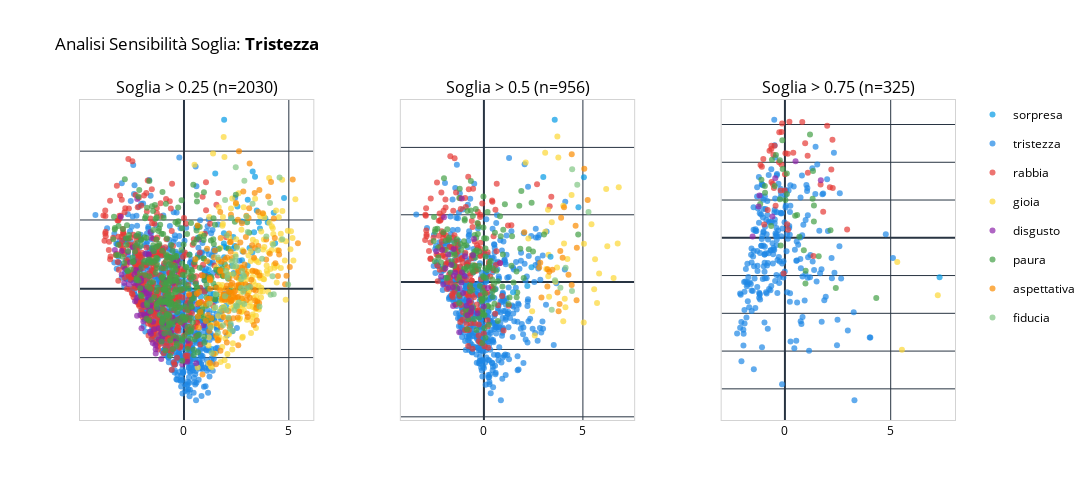

The cell this chart's notebook holds for it:
### Markdown cell above
### Tristezza

### Code cell
analizza_emozione_completa(df_words, 'tristezza')

### Figure 1 — Plotly figure (JSON) as saved in the notebook; plotly's stock layout.template omitted (floating-point values rounded to 4 significant figures; data arrays with more than 128 entries replaced by an {"elided": "..."} marker saying what was removed)
{"data": [{"hovertemplate": "<b>sorpresa</b><br>Parola: %{text}<br>PC1: %{x:.2f}<br>PC2: %{y:.2f}<extra></extra>", "legendgroup": "sorpresa", "marker": {"color": "#039BE5", "opacity": 0.7, "size": 6}, "mode": "markers", "name": "sorpresa", "showlegend": true, "text": ["????", "accadere", "arrossare", "artista", "attonito", "attribuire", "avvenimento", "cambiare", "capitare", "capriccio", "caso", "climatico", "contrordine", "creatura", "cronaca", "destrutturazione", "disturbare", "ereditare", "esclamazione", "esito", "esplosivo", "estrazione", "folgorare", "folla", "gesto", "immigrato", "impressionare", "imprevisto", "improvviso", "imputata", "inaspettato", "inatteso", "inciampare", "incontrare", "incredibile", "indagare", "inimmaginabile", "instante", "invisibile", "involontariamente", "laggiù", "lampo", "lettera", "mah", "maschera", "notizia", "palcoscenico", "piega", "retroscena", "ridimensionamento", "rinvenire", "sbandata", "scattare", "sconcerto", "sconvolgere", "scoperta", "segno", "sentire", "singhiozzo", "sognato", "sorte", "sostituire", "spiriti", "stangata", "stravolgere", "stravolto", "strepitare", "stupirsi", "suscitare", "tacco", "troppo", "udire", "vabbè", "verbale"], "x": [0.7969, 3.995, 0.9878, 3.879, 0.35, 3.038, 2.024, 3.471, 1.275, 1.394, 2.154, 1.33, 2.799, 4.772, 0.7999, 2.197, 0.2472, 3.067, 2.549, 3.277, 0.2608, 3.259, -0.04056, 1.903, 1.913, 2.224, 2.767, 1.062, 1.171, 0.4562, 2.357, 3.623, 0.9942, 4.28, 3.388, 1.492, 1.915, 2.127, 0.2485, 0.2453, 2.685, 2.251, 2.759, 0.5378, 0.5731, 2.423, 4.346, 1.046, 1.655, 0.8585, 1.312, 1.181, 1.213, 0.6661, 0.5911, 3.126, 3.041, 2.28, 0.1968, 3.344, 2.163, 1.41, 1.17, -0.6431, 3.572, 1.269, 1.913, 1.905, 2.352, 2.011, 1.761, 1.465, 1.564, 0.6189], "y": [0.01517, 1.925, 0.4924, 2.051, -0.06727, 0.6765, 1.19, 2.278, 0.7243, -0.6161, -0.09434, 0.9636, 1.08, 2.638, -0.2298, 0.006554, 0.001017, 0.07866, 2.388, 3.409, 0.9987, 1.057, 0.3027, 1.318, 1.229, -1.058, 0.8267, 1.107, 0.4036, -1.865, 1.17, 1.754, 0.4616, 2.213, 3.255, 3.348, 4.913, 0.392, -0.8764, -1.213, 0.3512, 2.057, 1.954, -1.536, 0.1618, 1.246, 1.32, -1.081, -0.2926, -0.4694, -1.753, 0.5509, 0.7638, 1.481, 1.776, 1.182, 2.586, 0.6688, -1.413, 1.646, -0.3692, -0.1481, 0.4061, 0.9209, 1.935, -0.1465, 0.9147, 1.612, 1.502, -0.4914, 0.7384, -0.8729, -0.3375, -0.5935], "type": "scatter", "xaxis": "x", "yaxis": "y"}, {"hovertemplate": "<b>tristezza</b><br>Parola: %{text}<br>PC1: %{x:.2f}<br>PC2: %{y:.2f}<extra></extra>", "legendgroup": "tristezza", "marker": {"color": "#1E88E5", "opacity": 0.7, "size": 6}, "mode": "markers", "name": "tristezza", "showlegend": true, "text": {"elided": "676 str values"}, "x": {"elided": "676 float values"}, "y": {"elided": "676 float values"}, "type": "scatter", "xaxis": "x", "yaxis": "y"}, {"hovertemplate": "<b>rabbia</b><br>Parola: %{text}<br>PC1: %{x:.2f}<br>PC2: %{y:.2f}<extra></extra>", "legendgroup": "rabbia", "marker": {"color": "#E53935", "opacity": 0.7, "size": 6}, "mode": "markers", "name": "rabbia", "showlegend": true, "text": {"elided": "433 str values"}, "x": {"elided": "433 float values"}, "y": {"elided": "433 float values"}, "type": "scatter", "xaxis": "x", "yaxis": "y"}, {"hovertemplate": "<b>gioia</b><br>Parola: %{text}<br>PC1: %{x:.2f}<br>PC2: %{y:.2f}<extra></extra>", "legendgroup": "gioia", "marker": {"color": "#FDD835", "opacity": 0.7, "size": 6}, "mode": "markers", "name": "gioia", "showlegend": true, "text": {"elided": "186 str values"}, "x": {"elided": "186 float values"}, "y": {"elided": "186 float values"}, "type": "scatter", "xaxis": "x", "yaxis": "y"}, {"hovertemplate": "<b>disgusto</b><br>Parola: %{text}<br>PC1: %{x:.2f}<br>PC2: %{y:.2f}<extra></extra>", "legendgroup": "disgusto", "marker": {"color": "#8E24AA", "opacity": 0.7, "size": 6}, "mode": "markers", "name": "disgusto", "showlegend": true, "text": ["aberrante", "abietto", "abominevole", "acido", "acqua_stagnante", "alcolismo", "anfetamine", "antisportivo", "attorcigliare", "avvoltoio", "berlusconiano", "bruttezza", "bruttura", "burocratico", "buttare", "cagata", "cesso", "contrarre", "diarrea", "discarica", "disdicevole", "disgusto", "disprezzo", "dissacralità", "espellere", "falsa", "fango", "fastidioso", "fattone", "fingere", "fogna", "goloso", "grassa", "ignorare", "illegale", "immangiabile", "immondizia", "impuro", "inaudito", "indecente", "indecenza", "infastidire", "infimità", "infimo", "inorridire", "lucrare", "macabro", "marcio", "marcire", "marciume", "merda", "nausea", "nauseante", "nauseare", "oscenità", "parlamento", "perfidia", "pessimo", "peste", "pidocchio", "pippare", "provincia", "puttaniere", "raccapricciante", "raffreddore", "razione", "repellente", "repulsivo", "restringere", "sbronza", "scabroso", "scadere", "scarico", "schifato", "sdegno", "setta", "sfottere", "snob", "sordido", "spacciare", "sporca", "sporcizia", "sporco", "spregevole", "spregio", "sputo", "squallido", "stomachevole", "trauma", "troione", "umiliazione", "vaiolo", "vergognosa", "verme", "vigliacco", "virus", "vizio", "voltastomaco", "vomitare", "vomito", "zoccola"], "x": [-1.609, -1.935, -2.394, -1.904, -1.037, -2.968, -0.8169, -1.591, -0.7588, -1.69, -0.2237, -0.4982, -1.728, -1.091, -1.204, 0.7079, -1.488, 0.3691, -2.813, -0.6109, -0.3861, -0.913, -2.365, -1.637, 0.19, -1.696, -2.077, -1.82, -1.685, -2.573, -1.572, -0.6521, 0.01821, -0.8057, -2.449, -0.3905, 0.4682, -0.9817, -0.4693, -1.93, -1.265, -1.897, -1.69, -2.296, -1.597, -0.5058, -2.089, -2.024, -2.855, -1.085, -0.9474, -1.076, -2.045, -1.997, -0.5188, -0.9755, -1.563, -0.5434, -3.297, -1.781, -2.636, 0.5835, -2.238, -2.663, -1.197, 0.9241, -0.4627, -2.232, -0.67, -0.322, 0.2985, 0.1585, -0.3735, -0.9707, -1.47, -3.017, -1.67, -1.348, -1.366, -2.397, -1.662, -1.655, -1.351, -2.036, -1.613, -1.941, -2.333, -0.9423, -2.228, -1.478, -2.971, -0.8581, -1.271, -0.2784, -0.08382, -1.837, -0.163, -1.019, -1.421, -2.184, -1.578], "y": [-0.5453, -0.9504, 0.799, -0.7439, -1.402, 0.4149, -0.3123, -0.6522, -1.105, -0.5474, 0.2071, -0.9563, -0.3133, -1.301, -1.145, 1.433, -1.576, -0.5559, 0.5726, -1.277, -0.9176, -1.324, 0.4205, -0.3269, -1.51, 0.9976, -0.7648, -0.7776, -0.6858, 0.7604, -1.308, -1.118, -1.048, -0.4209, 1.201, -1.437, -0.1417, -1.016, 0.2645, -0.07679, -0.3549, -0.02814, -0.2246, 0.5482, 1.654, 0.8672, 0.5664, -1.15, 0.1672, -2.039, -0.3127, -1.515, 0.2262, 0.01393, 0.1721, -0.4369, 1.487, -0.8434, 1.128, -0.1304, 0.1298, -2.168, -0.786, 1.066, -1.472, -1.067, 0.4512, -0.2592, -1.271, 0.8309, -0.4342, -2.12, -1.488, 0.2781, 1.106, 2.093, 0.9989, -1.878, -1.634, 0.1703, -0.12, -0.3006, -1.759, 0.3107, -1.247, -0.4714, -0.3655, -1.039, 2.61, -0.9548, 1.1, 0.2333, -0.5831, 0.68, -2.202, 1.016, -0.8828, -0.8911, -1.178, 0.1025, -0.4522], "type": "scatter", "xaxis": "x", "yaxis": "y"}, {"hovertemplate": "<b>paura</b><br>Parola: %{text}<br>PC1: %{x:.2f}<br>PC2: %{y:.2f}<extra></extra>", "legendgroup": "paura", "marker": {"color": "#43A047", "opacity": 0.7, "size": 6}, "mode": "markers", "name": "paura", "showlegend": true, "text": {"elided": "336 str values"}, "x": {"elided": "336 float values"}, "y": {"elided": "336 float values"}, "type": "scatter", "xaxis": "x", "yaxis": "y"}, {"hovertemplate": "<b>aspettativa</b><br>Parola: %{text}<br>PC1: %{x:.2f}<br>PC2: %{y:.2f}<extra></extra>", "legendgroup": "aspettativa", "marker": {"color": "#FB8C00", "opacity": 0.7, "size": 6}, "mode": "markers", "name": "aspettativa", "showlegend": true, "text": {"elided": "165 str values"}, "x": {"elided": "165 float values"}, "y": {"elided": "165 float values"}, "type": "scatter", "xaxis": "x", "yaxis": "y"}, {"hovertemplate": "<b>fiducia</b><br>Parola: %{text}<br>PC1: %{x:.2f}<br>PC2: %{y:.2f}<extra></extra>", "legendgroup": "fiducia", "marker": {"color": "#81C784", "opacity": 0.7, "size": 6}, "mode": "markers", "name": "fiducia", "showlegend": true, "text": ["aiutare", "aiuto", "anziana", "attenere", "attuale", "bisogno", "chirurgo", "conscio", "consulenza", "costante", "emigrante", "esprimere", "fondamentale", "gestire", "grandezza", "identificazione", "incidere", "incoraggiamento", "ingenuo", "labile", "legittimo", "lenitivo", "maestro", "mantenere", "marinaio", "mentale", "naturalmente", "necessità", "notaio", "patria", "percezione", "perdonare", "perdono", "preghiera", "prete", "professione", "psichiatra", "psicologia", "psicologo", "quotidianità", "rassicurare", "recente", "resistere", "rimediare", "riservato", "rotta", "saluto", "sanitario", "segreto", "sentimento", "settembre", "società", "sostegno", "spirituale", "strenua", "sì", "terapia", "umanità", "umano"], "x": [4.968, 2.043, 1.858, 1.705, 2.728, 2.982, 3.522, 2.476, 3.928, 3.145, 2.357, 2.881, 2.828, 2.781, 2.297, 2.199, 2.522, 4.221, 2.448, 2.077, 2.872, 2.12, 1.881, 2.224, 1.615, 2.957, 3.723, 1.325, 2.074, 1.277, 2.53, 4.103, 2.49, 3.6, 1.21, 4.254, 1.615, 2.008, 1.517, 2.32, 4.134, 2.836, 3.27, 2.466, 2.401, 2.342, 2.726, 1.498, 4.558, 2.469, 2.863, 1.961, 2.618, 3.042, 2.027, 4.28, 1.955, 2.261, 4.687], "y": [0.121, 1.554, -1.059, -0.6576, 0.2763, 2.1, 1.121, -0.4857, 1.519, 0.05268, 0.4374, 3.141, -0.08762, 0.5143, 0.8033, -1.16, 1.191, 0.3629, 0.8093, 0.3999, -0.4414, -0.8362, -0.5548, -1.007, -1.274, 0.01576, 0.8753, -1.868, 0.331, -1.126, -0.5045, 2.495, 0.6555, -0.5113, -0.4339, 1.282, 0.9083, 0.5187, -0.1595, -1.217, -0.1705, 0.392, 2.471, 0.9392, -0.6171, 0.6513, 0.02525, -0.5332, 3.237, 3.532, 0.3465, 2.578, -0.4021, 1.65, -0.6189, -0.1591, -0.214, 2.056, 1.442], "type": "scatter", "xaxis": "x", "yaxis": "y"}, {"hovertemplate": "<b>tristezza</b><br>Parola: %{text}<br>PC1: %{x:.2f}<br>PC2: %{y:.2f}<extra></extra>", "legendgroup": "tristezza", "marker": {"color": "#1E88E5", "opacity": 0.7, "size": 6}, "mode": "markers", "name": "tristezza", "showlegend": false, "text": {"elided": "500 str values"}, "x": {"elided": "500 float values"}, "y": {"elided": "500 float values"}, "type": "scatter", "xaxis": "x2", "yaxis": "y2"}, {"hovertemplate": "<b>rabbia</b><br>Parola: %{text}<br>PC1: %{x:.2f}<br>PC2: %{y:.2f}<extra></extra>", "legendgroup": "rabbia", "marker": {"color": "#E53935", "opacity": 0.7, "size": 6}, "mode": "markers", "name": "rabbia", "showlegend": false, "text": {"elided": "197 str values"}, "x": {"elided": "197 float values"}, "y": {"elided": "197 float values"}, "type": "scatter", "xaxis": "x2", "yaxis": "y2"}, {"hovertemplate": "<b>gioia</b><br>Parola: %{text}<br>PC1: %{x:.2f}<br>PC2: %{y:.2f}<extra></extra>", "legendgroup": "gioia", "marker": {"color": "#FDD835", "opacity": 0.7, "size": 6}, "mode": "markers", "name": "gioia", "showlegend": false, "text": ["abbraccio", "affezionato", "amore", "attimo", "banda", "cantando", "cervello", "cibo", "cioccolato", "commozione", "contemplare", "cuore", "curare", "disegno", "emotivo", "emozione", "famiglia", "imprenditore", "infanzia", "momento", "musica", "nonno", "online", "passeggiando", "poesia", "poeta", "restare", "ricordare", "ruscello", "scrivere", "sensazione", "sprigionare", "studente", "tornare", "umore"], "x": [6.55, 6.757, 6.811, 3.101, 3.251, 3.151, 3.759, 5.052, 5.042, 4.119, 4.008, 2.569, 6.176, 3.613, 3.239, 2.111, 5.82, 3.265, 5.615, 3.094, 4.011, 5.57, 2.245, 4.047, 4.084, 4.217, 6.232, 2.437, 5.715, 3.696, 3.429, 4.429, 3.291, 5.435, 3.71], "y": [0.1247, 1.149, 2.818, 1.498, 0.177, 0.3878, 3.703, 1.136, -1.198, -0.7488, -1.165, -1.587, 2.766, 0.01123, 2.146, 3.549, 0.257, 0.8119, 0.679, 3.84, 2.267, -0.211, 1.293, 1.147, -0.4969, 0.6893, 1.068, -0.8637, -0.617, 0.4316, 1.781, 2.587, -0.433, 1.719, 4.325], "type": "scatter", "xaxis": "x2", "yaxis": "y2"}, {"hovertemplate": "<b>paura</b><br>Parola: %{text}<br>PC1: %{x:.2f}<br>PC2: %{y:.2f}<extra></extra>", "legendgroup": "paura", "marker": {"color": "#43A047", "opacity": 0.7, "size": 6}, "mode": "markers", "name": "paura", "showlegend": false, "text": {"elided": "152 str values"}, "x": {"elided": "152 float values"}, "y": {"elided": "152 float values"}, "type": "scatter", "xaxis": "x2", "yaxis": "y2"}, {"hovertemplate": "<b>disgusto</b><br>Parola: %{text}<br>PC1: %{x:.2f}<br>PC2: %{y:.2f}<extra></extra>", "legendgroup": "disgusto", "marker": {"color": "#8E24AA", "opacity": 0.7, "size": 6}, "mode": "markers", "name": "disgusto", "showlegend": false, "text": ["alcolismo", "antisportivo", "avvoltoio", "bruttura", "diarrea", "disprezzo", "fingere", "illegale", "indecente", "infimità", "infimo", "macabro", "marcio", "marcire", "nauseante", "parlamento", "perfidia", "peste", "pippare", "raccapricciante", "sbronza", "setta", "sfottere", "spacciare", "spregevole", "squallido", "trauma", "umiliazione", "vaiolo", "vergognosa", "virus", "vomito", "zoccola"], "x": [-2.16, -0.6516, -0.834, -0.8726, -1.947, -1.518, -1.651, -1.526, -1.053, -0.7545, -1.444, -1.109, -1.246, -2.057, -1.139, -0.007867, -0.506, -2.41, -1.78, -1.802, 0.8232, -2.015, -0.5529, -1.554, -0.9713, -1.558, -1.121, -2.108, 0.2036, -0.3249, -0.9579, -1.234, -0.6135], "y": [0.1647, -0.8859, -0.9874, -0.7053, 0.414, 0.19, 0.5188, 0.9818, -0.324, -0.5545, 0.2784, 0.282, -1.492, -0.06898, -0.01372, -0.7218, 1.282, 0.9165, -0.1683, 0.821, 0.5689, 1.93, 0.7997, -0.1497, 0.1783, -0.7116, 2.483, 0.9563, -0.1715, -0.9228, 0.7681, -0.1825, -0.7616], "type": "scatter", "xaxis": "x2", "yaxis": "y2"}, {"hovertemplate": "<b>aspettativa</b><br>Parola: %{text}<br>PC1: %{x:.2f}<br>PC2: %{y:.2f}<extra></extra>", "legendgroup": "aspettativa", "marker": {"color": "#FB8C00", "opacity": 0.7, "size": 6}, "mode": "markers", "name": "aspettativa", "showlegend": false, "text": ["andare_avanti", "anziano", "attesa", "campare", "chiamata", "corsista", "esistere", "estremamente", "fama", "genetico", "lavoro", "lunedì", "mondo", "onere", "pensare", "poema", "sanità", "sostituzione", "stupido", "tifare", "trasferire", "usato", "utopistico"], "x": [3.775, 3.822, 2.846, 4.272, 5.243, 3.304, 5.07, 4.049, 4.682, 3.977, 3.716, 2.906, 4.436, 3.215, 3.859, 4.434, 3.46, 3.206, 2.039, 3.9, 4.632, 2.793, 4.695], "y": [-0.8627, -0.6476, 0.5773, 0.2214, 2.442, 0.3115, 3.367, 2.223, -0.5358, 0.7206, -0.306, -0.4543, 3.796, 0.3806, 0.9248, -0.08672, 0.368, -0.1323, 1.481, 1.911, 1.675, 0.4358, 1.017], "type": "scatter", "xaxis": "x2", "yaxis": "y2"}, {"hovertemplate": "<b>sorpresa</b><br>Parola: %{text}<br>PC1: %{x:.2f}<br>PC2: %{y:.2f}<extra></extra>", "legendgroup": "sorpresa", "marker": {"color": "#039BE5", "opacity": 0.7, "size": 6}, "mode": "markers", "name": "sorpresa", "showlegend": false, "text": ["avvenimento", "climatico", "esito", "indagare", "inimmaginabile", "maschera", "segno", "spiriti"], "x": [3.366, 2.403, 5.05, 3.0, 3.577, 1.47, 4.776, 2.192], "y": [0.7498, 0.4421, 3.117, 3.12, 4.822, -0.2995, 2.223, -0.1167], "type": "scatter", "xaxis": "x2", "yaxis": "y2"}, {"hovertemplate": "<b>fiducia</b><br>Parola: %{text}<br>PC1: %{x:.2f}<br>PC2: %{y:.2f}<extra></extra>", "legendgroup": "fiducia", "marker": {"color": "#81C784", "opacity": 0.7, "size": 6}, "mode": "markers", "name": "fiducia", "showlegend": false, "text": ["emigrante", "esprimere", "psicologia", "resistere", "rimediare", "sentimento", "settembre", "terapia"], "x": [3.864, 4.716, 3.59, 5.283, 4.129, 4.459, 4.448, 3.426], "y": [-0.1659, 2.893, 0.05891, 2.083, 0.4246, 3.352, -0.2654, -0.8228], "type": "scatter", "xaxis": "x2", "yaxis": "y2"}, {"hovertemplate": "<b>tristezza</b><br>Parola: %{text}<br>PC1: %{x:.2f}<br>PC2: %{y:.2f}<extra></extra>", "legendgroup": "tristezza", "marker": {"color": "#1E88E5", "opacity": 0.7, "size": 6}, "mode": "markers", "name": "tristezza", "showlegend": false, "text": {"elided": "241 str values"}, "x": {"elided": "241 float values"}, "y": {"elided": "241 float values"}, "type": "scatter", "xaxis": "x3", "yaxis": "y3"}, {"hovertemplate": "<b>rabbia</b><br>Parola: %{text}<br>PC1: %{x:.2f}<br>PC2: %{y:.2f}<extra></extra>", "legendgroup": "rabbia", "marker": {"color": "#E53935", "opacity": 0.7, "size": 6}, "mode": "markers", "name": "rabbia", "showlegend": false, "text": ["adulterio", "ammazzare", "armato", "attentare", "bullismo", "conflitto", "crimine", "crudele", "danneggiare", "disparità", "distruzione", "divorzio", "falsità", "fascista", "femminicidio", "frustrazione", "furto", "imparità", "incolpare", "ingiustizia", "inquinamento", "insulto", "ladro", "linciaggio", "mafia", "massacrare", "minacciare", "missili", "mortificazione", "odio", "opprimente", "represso", "rinunciare", "risentirsi_di", "sanzione", "scandalo", "stupro", "terrorismo", "terrorista", "vandalico", "violentare", "violenza"], "x": [2.26, 2.246, 1.084, 2.124, -0.5468, -0.6352, 0.8198, -0.6433, -0.5212, 0.00179, -0.4414, 1.808, -0.4864, -1.023, 1.074, -0.98, 0.3944, -0.008016, 1.686, 2.94, 0.9563, -0.2019, -0.1644, -1.152, -0.1602, 0.02401, 0.1362, -0.2669, -0.8147, -1.09, -0.5717, 0.1067, 1.347, -0.06235, 0.149, 2.193, -0.7282, 1.998, 0.2114, -0.2769, -0.1359, -0.6413], "y": [1.321, 2.594, 1.722, 1.336, 2.201, 1.474, 3.066, 2.351, 1.316, 1.686, 0.8476, 0.6903, 2.44, 2.087, 2.171, 0.3492, 2.254, 1.252, 1.414, 0.2198, 2.504, 1.256, 1.944, 1.927, 2.802, 2.241, 2.226, 2.792, 0.7368, 1.881, 1.427, 0.356, -0.4809, -0.9423, 0.2153, 1.809, 2.307, 2.966, 3.071, 1.997, 3.03, 2.441], "type": "scatter", "xaxis": "x3", "yaxis": "y3"}, {"hovertemplate": "<b>paura</b><br>Parola: %{text}<br>PC1: %{x:.2f}<br>PC2: %{y:.2f}<extra></extra>", "legendgroup": "paura", "marker": {"color": "#43A047", "opacity": 0.7, "size": 6}, "mode": "markers", "name": "paura", "showlegend": false, "text": ["affondare", "aggressione", "agonia", "ambulanza", "angosciato", "ansioso", "arrendersi", "attentato", "cariato", "catastrofe", "catastrofico", "crisi", "delinquenza", "ecatombe", "infarto", "ingrassare", "interiorizzare", "invadere", "malattia", "orrori", "paranoia", "prognosi", "sgretolamento", "soffocamento", "soffocante", "terribile", "terrorizzare", "tetro", "tossico", "tragedia", "traumatizzare"], "x": [0.0227, -0.1248, -0.6528, 2.405, 0.6803, 0.9705, 0.5766, 1.185, -0.4846, -0.2394, 2.154, -0.9492, -0.6152, 0.09374, 1.596, -0.1053, 0.9796, 1.327, 0.4826, -0.4236, 1.369, 4.318, 1.31, 0.8938, -0.9406, 0.09016, -0.2345, -0.2, -1.17, 1.371, -1.113], "y": [1.001, 2.58, 0.3148, -1.33, 0.03087, -1.212, 0.6008, 2.735, 1.369, 2.053, 0.1978, 1.373, 2.068, 1.163, -0.4897, 1.824, -0.8728, 1.771, 0.5831, 2.191, 0.4301, -1.597, 1.035, -0.3325, 1.194, 1.703, 1.019, -0.2009, 0.8962, 0.8522, 1.536], "type": "scatter", "xaxis": "x3", "yaxis": "y3"}, {"hovertemplate": "<b>disgusto</b><br>Parola: %{text}<br>PC1: %{x:.2f}<br>PC2: %{y:.2f}<extra></extra>", "legendgroup": "disgusto", "marker": {"color": "#8E24AA", "opacity": 0.7, "size": 6}, "mode": "markers", "name": "disgusto", "showlegend": false, "text": ["alcolismo", "infimo", "marcire", "setta", "squallido", "trauma", "umiliazione"], "x": [-1.205, -0.5923, -1.248, 0.5025, -1.527, 1.697, -0.4561], "y": [1.12, 0.5625, 0.8281, 2.03, 0.03607, 1.523, 1.578], "type": "scatter", "xaxis": "x3", "yaxis": "y3"}, {"hovertemplate": "<b>gioia</b><br>Parola: %{text}<br>PC1: %{x:.2f}<br>PC2: %{y:.2f}<extra></extra>", "legendgroup": "gioia", "marker": {"color": "#FDD835", "opacity": 0.7, "size": 6}, "mode": "markers", "name": "gioia", "showlegend": false, "text": ["emozione", "musica", "umore"], "x": [5.31, 5.531, 7.226], "y": [-0.6419, -2.967, -1.518], "type": "scatter", "xaxis": "x3", "yaxis": "y3"}, {"hovertemplate": "<b>sorpresa</b><br>Parola: %{text}<br>PC1: %{x:.2f}<br>PC2: %{y:.2f}<extra></extra>", "legendgroup": "sorpresa", "marker": {"color": "#039BE5", "opacity": 0.7, "size": 6}, "mode": "markers", "name": "sorpresa", "showlegend": false, "text": ["inimmaginabile"], "x": [7.311], "y": [-1.046], "type": "scatter", "xaxis": "x3", "yaxis": "y3"}], "layout": {"xaxis": {"anchor": "y", "domain": [0.0, 0.2667], "title": {"font": {"color": "black"}}, "tickfont": {"color": "black"}, "showline": true, "linewidth": 1, "linecolor": "lightgray", "mirror": true}, "yaxis": {"anchor": "x", "domain": [0.0, 1.0], "title": {"font": {"color": "black"}}, "tickfont": {"color": "black"}, "showline": true, "linewidth": 1, "linecolor": "lightgray", "mirror": true, "showticklabels": false}, "xaxis2": {"anchor": "y2", "domain": [0.3667, 0.6333], "title": {"font": {"color": "black"}}, "tickfont": {"color": "black"}, "showline": true, "linewidth": 1, "linecolor": "lightgray", "mirror": true}, "yaxis2": {"anchor": "x2", "domain": [0.0, 1.0], "title": {"font": {"color": "black"}}, "tickfont": {"color": "black"}, "showline": true, "linewidth": 1, "linecolor": "lightgray", "mirror": true, "showticklabels": false}, "xaxis3": {"anchor": "y3", "domain": [0.7333, 1.0], "title": {"font": {"color": "black"}}, "tickfont": {"color": "black"}, "showline": true, "linewidth": 1, "linecolor": "lightgray", "mirror": true}, "yaxis3": {"anchor": "x3", "domain": [0.0, 1.0], "title": {"font": {"color": "black"}}, "tickfont": {"color": "black"}, "showline": true, "linewidth": 1, "linecolor": "lightgray", "mirror": true, "showticklabels": false}, "annotations": [{"font": {"size": 16}, "showarrow": false, "text": "Soglia > 0.25 (n=2030)", "x": 0.1333, "xanchor": "center", "xref": "paper", "y": 1.0, "yanchor": "bottom", "yref": "paper"}, {"font": {"size": 16}, "showarrow": false, "text": "Soglia > 0.5 (n=956)", "x": 0.5, "xanchor": "center", "xref": "paper", "y": 1.0, "yanchor": "bottom", "yref": "paper"}, {"font": {"size": 16}, "showarrow": false, "text": "Soglia > 0.75 (n=325)", "x": 0.8667, "xanchor": "center", "xref": "paper", "y": 1.0, "yanchor": "bottom", "yref": "paper"}], "title": {"text": "Analisi Sensibilità Soglia: <b>Tristezza</b>"}, "font": {"color": "black"}, "height": 500, "width": 1200, "plot_bgcolor": "white", "paper_bgcolor": "white"}}
